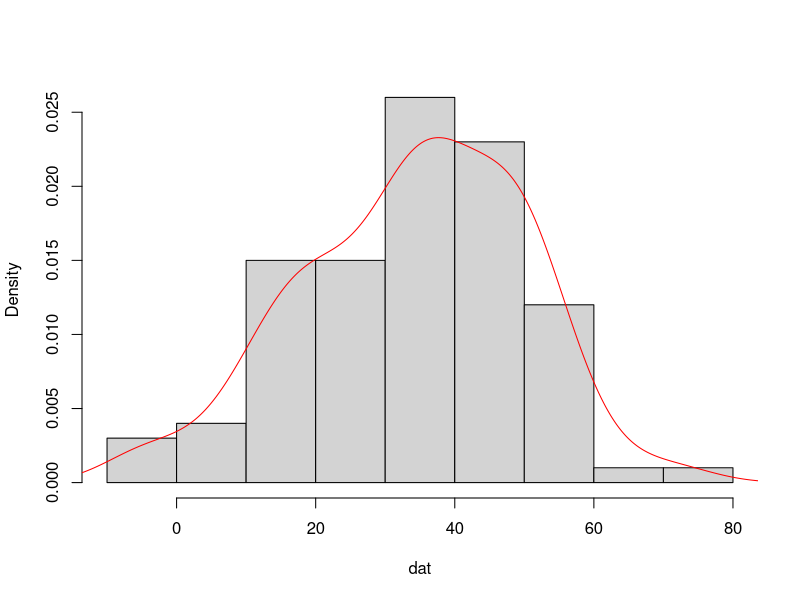
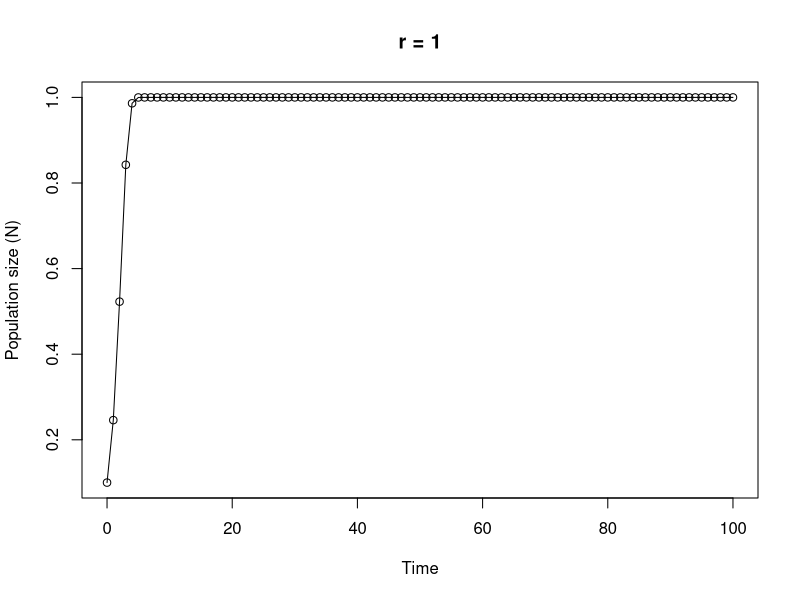

Reproduce these figures in R, in order.
## ---- chunk 1
knitr::opts_chunk$set(echo=TRUE, message = FALSE, warning = FALSE, eval = FALSE, cache = FALSE)
## ---- chunk 2

# area of a circle

circle.area <- function(r){ 
	pi * r^2
}

## ---- chunk 3

far.cent <- function(a){
	val <- (a-32)*5/9
	print(paste("Fahrenheit: ", round(a, digits = 3), "oF",sep = " "), quote = FALSE)	    # round to 3 dp
	print(paste("Centigrade: ", round(val, digits = 3), "oC", sep = " "), quote = FALSE)  # round to 3 dp
}

# alternative Fahrenheit to centigrade using cat function

far.cent2 <- function(a){
	val <- (a - 32) * 5/9	#calculation
	cat("Fahrenheit: ", round(a, digits = 3), "oF", "\n")   # use cat function
	cat("Centigrade: ", round(val, digits = 3), "oC", "\n")   
}

## ---- chunk 4

# Create a vector of normally distributed data
# length 100, mean 35 and standard deviation of 29

vals <- rnorm(100, 35, 15)	# create some norm dist data mean 35, sd = 15

summary.fun <- function(dat){
	mymean <- round(mean(dat), digits = 4)      	# calc mean
	mymedian <- round(median(dat), digits = 4)    # calc median
	mymin <- round(min(dat), digits = 4)          # calc min
	mymax <- round(max(dat), digits = 4)          # calc max
	print(paste("mean:", mymean, sep = " "), quote = FALSE)     # print mean
	print(paste("median:", mymedian, sep = " "), quote = FALSE)     # print median
	print(paste("range:", "from:", mymin, "to", mymax, sep = " "), quote = FALSE) 
	dens <- density(dat)                          # estimate density curve
	hist(dat, main = "",type = "l",freq = FALSE)  # plot histogram
	lines(dens, lty = 1, col = "red")             # plot density curve
}

# use the function
summary.fun(vals)
## ---- chunk 5

# calculate a median

ourmedian <- function(x){
	n <- length(x)
	if (n %% 2 == 1)      # odd numbers
	  sort(x)[(n + 1)/2]  # find the middle number by adding 1 to length and div 2
	else {                # even numbers
	  middletwo <- sort(x)[(n/2) + 0:1]   #find the two middle numbers
	  mean(middletwo)
	  }
}

# use the function
mydat <- sample(1:50, size = 10, replace = TRUE )

# our function
ourmedian(mydat)

# R median function
median(mydat)
## ---- chunk 6

# function to simulate Ricker model

Ricker.model <- function(nzero, r, time, K=1){     # sets initial parameters
  N <- numeric(time + 1)    # creates a real vector of length time+1 to store values of Nt+1
  N[1] <- nzero             # sets initial population size in first element of N
  for (i in 1:time) {				# loops over time
      N[i+1] <- N[i]*exp(r*(1 - N[i]/K))    
  }
  Time <- 0:time   					 # creates vector for x axis
  plot(Time, N, type = "o", xlim = c(0, time), xlab = "Time", ylab = "Population size (N)", main = paste("r =", r, sep=" "))   # plots output
}

# To run
# play around with the different parameters, especially r
Ricker.model(nzero=0.1,r=1,time=100)
